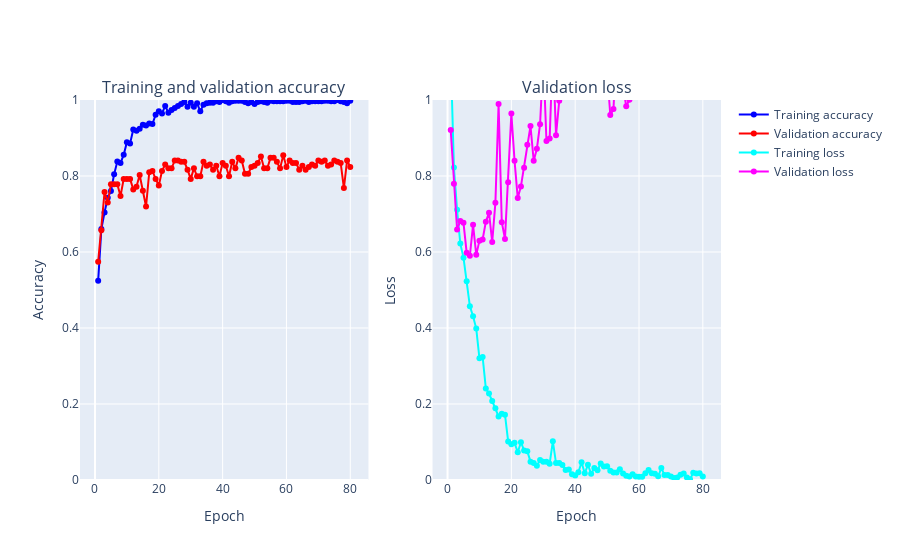

Notebook source saved alongside this figure:
### Code cell
#We show the loss and accuracy metrics during training in different epochs but diferent approach 
# When we change the percentage of data in the training set and increase it to the test set,
# we can see a slight difference in the graphs, increasing the validation accuracy and validation loss
def create_trace(x,y, ylabel, color):
    trace = go.Scatter(x = x,y = y,
                      name=ylabel, 
                      marker = dict(color=color),
                      mode="markers+lines",
                      text=x)
    return trace
def plot_accuracy_and_loss(history):
    acc = history.history['accuracy']
    val_acc = history.history['val_accuracy']
    loss = history.history['loss']
    val_loss= history.history['val_loss']
    
    epochs = list(range(1,len(acc)+1))
    trace_ta = create_trace(epochs,acc, "Training accuracy", "Blue")
    trace_va = create_trace(epochs,val_acc, "Validation accuracy", "Red")
    trace_tl = create_trace(epochs,loss, "Training loss", "Cyan")
    trace_vl = create_trace(epochs,val_loss, "Validation loss", "Magenta")
    
    fig = subplots.make_subplots(
        rows=1, cols=2, subplot_titles=('Training and validation accuracy', 'Validation loss'))
    fig.append_trace(trace_ta, 1, 1)
    fig.append_trace(trace_va,1,1)
    fig.append_trace(trace_tl,1,2)
    fig.append_trace(trace_vl,1,2)
    fig['layout']['xaxis'].update(title='Epoch')
    fig['layout']['xaxis2'].update(title='Epoch')
    fig['layout']['yaxis'].update(title='Accuracy', range=[0,1])
    fig['layout']['yaxis2'].update(title='Loss', range=[0,1])
        
    iplot(fig, filename='Interactive accuracy and loss')
plot_accuracy_and_loss(history)

### Figure 1 — Plotly figure (JSON) as saved in the notebook; plotly's stock layout.template omitted (floating-point values rounded to 4 significant figures)
{"data": [{"marker": {"color": "Blue"}, "mode": "markers+lines", "name": "Training accuracy", "text": ["1", "2", "3", "4", "5", "6", "7", "8", "9", "10", "11", "12", "13", "14", "15", "16", "17", "18", "19", "20", "21", "22", "23", "24", "25", "26", "27", "28", "29", "30", "31", "32", "33", "34", "35", "36", "37", "38", "39", "40", "41", "42", "43", "44", "45", "46", "47", "48", "49", "50", "51", "52", "53", "54", "55", "56", "57", "58", "59", "60", "61", "62", "63", "64", "65", "66", "67", "68", "69", "70", "71", "72", "73", "74", "75", "76", "77", "78", "79", "80"], "type": "scatter", "x": [1, 2, 3, 4, 5, 6, 7, 8, 9, 10, 11, 12, 13, 14, 15, 16, 17, 18, 19, 20, 21, 22, 23, 24, 25, 26, 27, 28, 29, 30, 31, 32, 33, 34, 35, 36, 37, 38, 39, 40, 41, 42, 43, 44, 45, 46, 47, 48, 49, 50, 51, 52, 53, 54, 55, 56, 57, 58, 59, 60, 61, 62, 63, 64, 65, 66, 67, 68, 69, 70, 71, 72, 73, 74, 75, 76, 77, 78, 79, 80], "xaxis": "x", "y": [0.5246, 0.6602, 0.7042, 0.743, 0.7606, 0.8046, 0.838, 0.8345, 0.8556, 0.8891, 0.8856, 0.9225, 0.919, 0.9243, 0.9349, 0.9331, 0.9384, 0.9366, 0.9613, 0.9701, 0.9648, 0.9842, 0.9665, 0.9736, 0.9789, 0.9842, 0.9894, 0.9947, 0.9824, 0.993, 0.9824, 0.9912, 0.9701, 0.9877, 0.9912, 0.993, 0.993, 0.9965, 0.9947, 1, 0.9965, 0.993, 0.9965, 0.9982, 0.9982, 0.9982, 0.9947, 0.9912, 0.9947, 0.9894, 0.9947, 0.9965, 0.9947, 0.993, 0.9982, 0.9965, 0.9965, 0.9965, 0.9965, 0.9982, 0.9982, 0.9947, 0.9947, 0.9947, 0.9965, 0.9982, 0.9947, 0.9965, 0.9965, 0.9965, 0.9965, 0.9982, 0.9982, 0.9965, 0.9965, 1, 0.9965, 0.9947, 0.9912, 0.9982], "yaxis": "y"}, {"marker": {"color": "Red"}, "mode": "markers+lines", "name": "Validation accuracy", "text": ["1", "2", "3", "4", "5", "6", "7", "8", "9", "10", "11", "12", "13", "14", "15", "16", "17", "18", "19", "20", "21", "22", "23", "24", "25", "26", "27", "28", "29", "30", "31", "32", "33", "34", "35", "36", "37", "38", "39", "40", "41", "42", "43", "44", "45", "46", "47", "48", "49", "50", "51", "52", "53", "54", "55", "56", "57", "58", "59", "60", "61", "62", "63", "64", "65", "66", "67", "68", "69", "70", "71", "72", "73", "74", "75", "76", "77", "78", "79", "80"], "type": "scatter", "x": [1, 2, 3, 4, 5, 6, 7, 8, 9, 10, 11, 12, 13, 14, 15, 16, 17, 18, 19, 20, 21, 22, 23, 24, 25, 26, 27, 28, 29, 30, 31, 32, 33, 34, 35, 36, 37, 38, 39, 40, 41, 42, 43, 44, 45, 46, 47, 48, 49, 50, 51, 52, 53, 54, 55, 56, 57, 58, 59, 60, 61, 62, 63, 64, 65, 66, 67, 68, 69, 70, 71, 72, 73, 74, 75, 76, 77, 78, 79, 80], "xaxis": "x", "y": [0.5744, 0.6574, 0.7578, 0.7301, 0.7785, 0.7785, 0.7785, 0.7474, 0.7924, 0.7924, 0.7924, 0.7647, 0.7716, 0.8028, 0.7612, 0.7197, 0.8097, 0.8131, 0.7924, 0.7751, 0.8131, 0.8304, 0.8201, 0.8201, 0.8408, 0.8408, 0.8374, 0.8374, 0.8166, 0.7924, 0.8201, 0.7993, 0.7993, 0.8374, 0.827, 0.8304, 0.8166, 0.827, 0.7993, 0.8339, 0.827, 0.7993, 0.8374, 0.8201, 0.8478, 0.8408, 0.8062, 0.8062, 0.8235, 0.827, 0.8339, 0.8512, 0.8201, 0.8201, 0.8478, 0.8478, 0.8374, 0.8201, 0.8547, 0.8235, 0.8408, 0.8339, 0.8339, 0.8166, 0.827, 0.8166, 0.8235, 0.8304, 0.827, 0.8408, 0.8374, 0.8408, 0.827, 0.8304, 0.8408, 0.8374, 0.8339, 0.7682, 0.8408, 0.8235], "yaxis": "y"}, {"marker": {"color": "Cyan"}, "mode": "markers+lines", "name": "Training loss", "text": ["1", "2", "3", "4", "5", "6", "7", "8", "9", "10", "11", "12", "13", "14", "15", "16", "17", "18", "19", "20", "21", "22", "23", "24", "25", "26", "27", "28", "29", "30", "31", "32", "33", "34", "35", "36", "37", "38", "39", "40", "41", "42", "43", "44", "45", "46", "47", "48", "49", "50", "51", "52", "53", "54", "55", "56", "57", "58", "59", "60", "61", "62", "63", "64", "65", "66", "67", "68", "69", "70", "71", "72", "73", "74", "75", "76", "77", "78", "79", "80"], "type": "scatter", "x": [1, 2, 3, 4, 5, 6, 7, 8, 9, 10, 11, 12, 13, 14, 15, 16, 17, 18, 19, 20, 21, 22, 23, 24, 25, 26, 27, 28, 29, 30, 31, 32, 33, 34, 35, 36, 37, 38, 39, 40, 41, 42, 43, 44, 45, 46, 47, 48, 49, 50, 51, 52, 53, 54, 55, 56, 57, 58, 59, 60, 61, 62, 63, 64, 65, 66, 67, 68, 69, 70, 71, 72, 73, 74, 75, 76, 77, 78, 79, 80], "xaxis": "x2", "y": [1.122, 0.8221, 0.711, 0.6221, 0.5852, 0.523, 0.4575, 0.431, 0.3984, 0.3204, 0.3238, 0.241, 0.2274, 0.2079, 0.1889, 0.1672, 0.1743, 0.172, 0.1014, 0.09406, 0.09773, 0.07306, 0.09934, 0.07782, 0.07585, 0.04827, 0.04446, 0.0374, 0.05236, 0.04792, 0.04833, 0.04301, 0.1017, 0.04452, 0.04462, 0.03965, 0.02622, 0.02742, 0.01501, 0.01193, 0.02028, 0.04673, 0.01751, 0.04017, 0.01629, 0.03141, 0.02573, 0.04317, 0.03585, 0.03594, 0.02419, 0.01975, 0.01946, 0.02835, 0.01714, 0.01098, 0.009224, 0.01512, 0.008939, 0.008422, 0.008389, 0.01793, 0.02631, 0.01781, 0.01651, 0.009634, 0.03147, 0.01302, 0.01288, 0.009512, 0.005372, 0.006769, 0.01368, 0.01733, 0.006725, 0.002149, 0.01887, 0.01743, 0.01747, 0.008953], "yaxis": "y2"}, {"marker": {"color": "Magenta"}, "mode": "markers+lines", "name": "Validation loss", "text": ["1", "2", "3", "4", "5", "6", "7", "8", "9", "10", "11", "12", "13", "14", "15", "16", "17", "18", "19", "20", "21", "22", "23", "24", "25", "26", "27", "28", "29", "30", "31", "32", "33", "34", "35", "36", "37", "38", "39", "40", "41", "42", "43", "44", "45", "46", "47", "48", "49", "50", "51", "52", "53", "54", "55", "56", "57", "58", "59", "60", "61", "62", "63", "64", "65", "66", "67", "68", "69", "70", "71", "72", "73", "74", "75", "76", "77", "78", "79", "80"], "type": "scatter", "x": [1, 2, 3, 4, 5, 6, 7, 8, 9, 10, 11, 12, 13, 14, 15, 16, 17, 18, 19, 20, 21, 22, 23, 24, 25, 26, 27, 28, 29, 30, 31, 32, 33, 34, 35, 36, 37, 38, 39, 40, 41, 42, 43, 44, 45, 46, 47, 48, 49, 50, 51, 52, 53, 54, 55, 56, 57, 58, 59, 60, 61, 62, 63, 64, 65, 66, 67, 68, 69, 70, 71, 72, 73, 74, 75, 76, 77, 78, 79, 80], "xaxis": "x2", "y": [0.921, 0.7794, 0.6592, 0.6814, 0.6768, 0.5981, 0.5901, 0.6714, 0.5925, 0.6299, 0.6328, 0.6795, 0.7036, 0.626, 0.7298, 0.9895, 0.6784, 0.6345, 0.7835, 0.9642, 0.8402, 0.7419, 0.7726, 0.8219, 0.8825, 0.9315, 0.8401, 0.8718, 0.9363, 1.11, 0.892, 0.8989, 1.134, 0.9072, 0.9978, 1.036, 1.081, 1.153, 1.052, 1.132, 1.252, 1.191, 1.226, 1.097, 1.174, 1.098, 1.086, 1.02, 1.009, 1.078, 0.9604, 0.976, 1.15, 1.043, 1.034, 0.9835, 1.001, 1.093, 1.05, 1.106, 1.168, 1.147, 1.066, 1.131, 1.143, 1.197, 1.143, 1.05, 1.083, 1.099, 1.122, 1.127, 1.145, 1.089, 1.077, 1.124, 1.105, 1.329, 1.182, 1.354], "yaxis": "y2"}], "layout": {"annotations": [{"font": {"size": 16}, "showarrow": false, "text": "Training and validation accuracy", "x": 0.225, "xanchor": "center", "xref": "paper", "y": 1, "yanchor": "bottom", "yref": "paper"}, {"font": {"size": 16}, "showarrow": false, "text": "Validation loss", "x": 0.775, "xanchor": "center", "xref": "paper", "y": 1, "yanchor": "bottom", "yref": "paper"}], "xaxis": {"anchor": "y", "domain": [0, 0.45], "title": {"text": "Epoch"}}, "xaxis2": {"anchor": "y2", "domain": [0.55, 1], "title": {"text": "Epoch"}}, "yaxis": {"anchor": "x", "domain": [0, 1], "range": [0, 1], "title": {"text": "Accuracy"}}, "yaxis2": {"anchor": "x2", "domain": [0, 1], "range": [0, 1], "title": {"text": "Loss"}}}}
